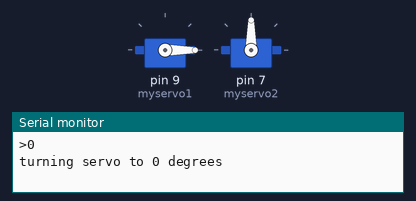
Recording of a sketch running on a simulated Arduino Uno, built with avr-gcc and run on an emulated ATmega328P. On the bench: 2 × servo, the last lines printed to the serial monitor.

Above: at 0.1 s.
At 12.1 s:
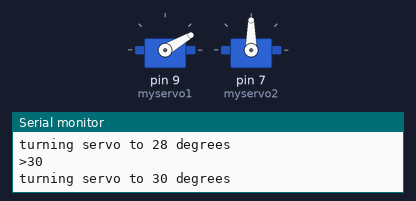
At 26.7 s:
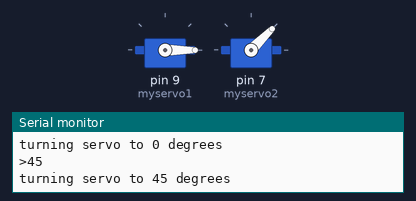
At 30.7 s:
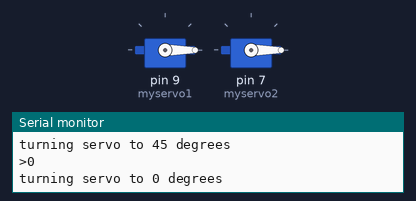
Timing chart, 0 to 40.0 s (numbered marks = the images above):
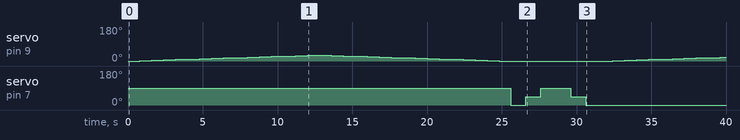

Measured:
- by itself, servo on pin 9 (myservo1): 0° → 2° at 0.80 s, → 4° 0.80 s later, → 6° 0.80 s later, → 8° 0.80 s later, … (40 changes in this stretch)
- by itself, servo on pin 7 (myservo2): 90° → 0° at 25.6 s, → 45° 1.0 s later, → 90° 1.0 s later, → 45° 2.0 s later, … (5 changes in this stretch)

The sketch:

sketch_aug25b.ino
```cpp
#include <Servo.h>
Servo myservo1;
Servo myservo2;
int pos=0;
void setup() {
  // put your setup code here, to run once:
Serial.begin(9600);
myservo1.attach(9);
myservo2.attach(7);
int state=0;
int abc=0;
}

void loop() {
  // put your main code here, to run repeatedly:
/*if(Serial.available()){
  int state =Serial.parseInt();
  if(state<0){
    Serial.print(">");
    Serial.println(state);
    Serial.println("cannot execute command");
  }*/
 for(int state=0;state<=30;state+=2){
  Serial.print(">");
  Serial.println(state);
  Serial.print("turning servo to ");
  Serial.print(state);
  Serial.println(" degrees");
  myservo1.write(state);
  delay(800);
  }
  for(int def=30;def>=0;def=def-2){
  Serial.print(">");
  Serial.println(def);
  Serial.print("turning servo to ");
  Serial.print(def);
  Serial.println(" degrees");
  myservo1.write(def);
  delay(800);
  }
  for(int abc=0;abc<=90;abc=abc+45){
  Serial.print(">");
  Serial.println(abc);
  Serial.print("turning servo to ");
  Serial.print(abc);
  Serial.println(" degrees");
  myservo2.write(abc);
  delay(1000);

  }
   for(int cba=90;cba>=0;cba=cba-45){
  Serial.print(">");
  Serial.println(cba);
  Serial.print("turning servo to ");
  Serial.print(cba);
  Serial.println(" degrees");
  myservo2.write(cba);
  delay(1000);

  }

}
```
